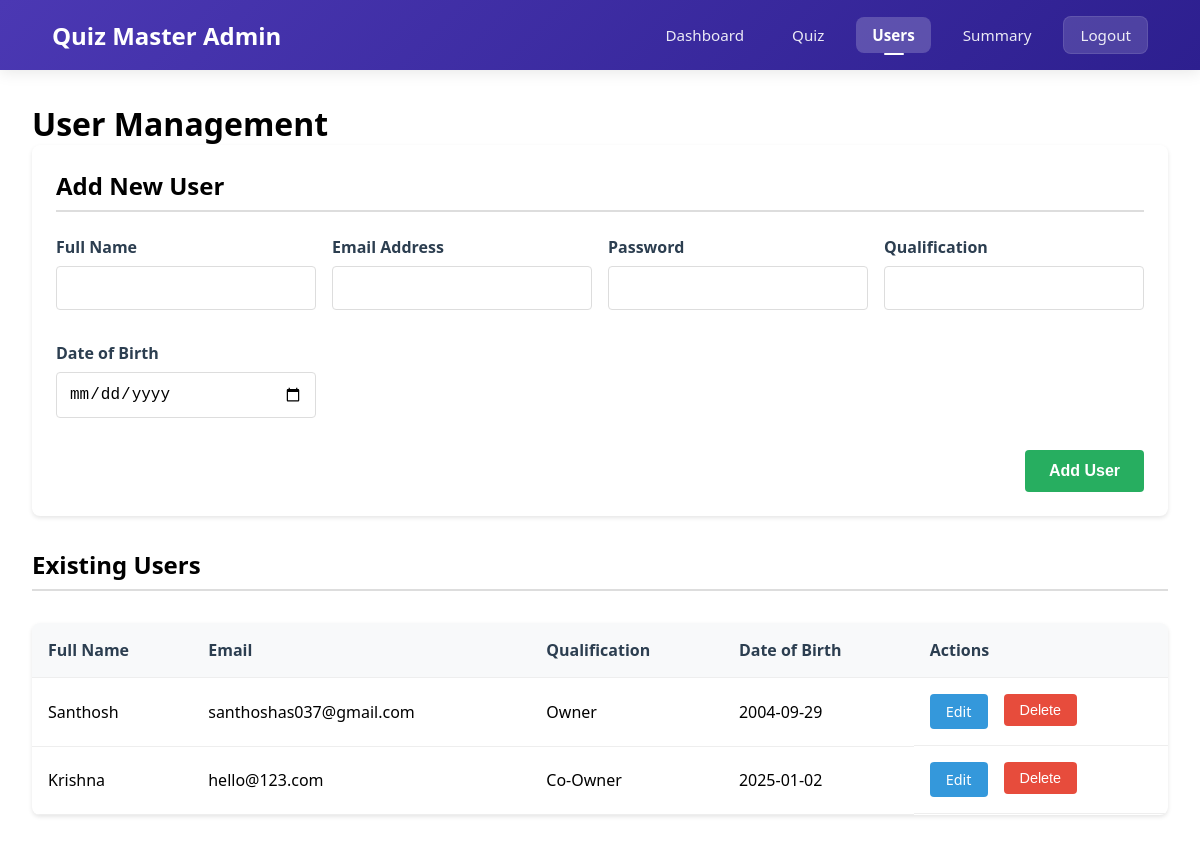
Page /users (signed in) on the earlier database version.
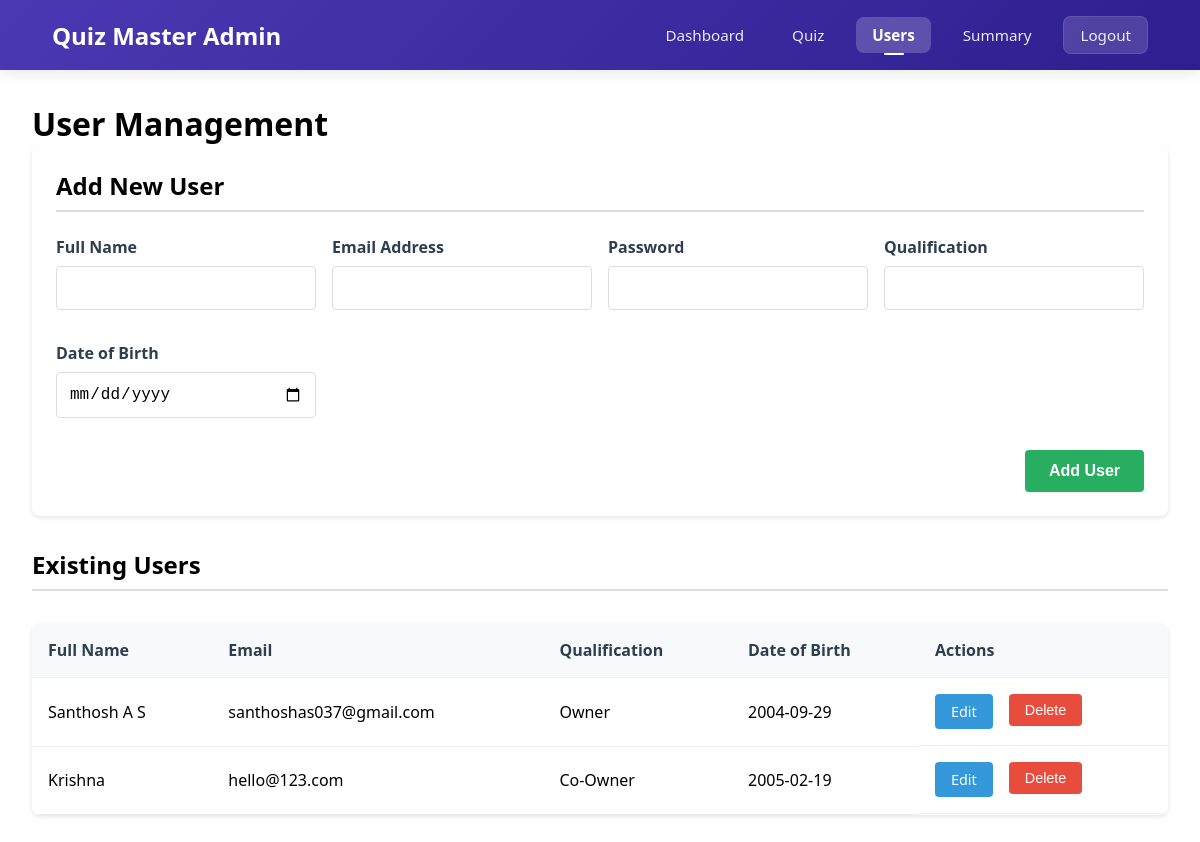
Same page on the later database version.
### app.py (models this page shows, shortened)
class User(db.Model):
    id = db.Column(db.Integer, primary_key=True)
    email = db.Column(db.String(120), unique=True, nullable=False)
    password = db.Column(db.String(200), nullable=False)
    full_name = db.Column(db.String(100), nullable=False)
    qualification = db.Column(db.String(100), nullable=False)
    dob = db.Column(db.Date, nullable=False)
    is_admin = db.Column(db.Boolean, default=False)
    quiz_attempts = db.relationship('QuizAttempt', backref='user', lazy=True)

### app.py (the view)
@app.route('/users')
@admin_required
def users():
    try:
        all_users = User.query.filter(User.id != session['user_id']).all()
        return render_template('admin/users.html', active_page='users', users=all_users)
    except Exception as e:
        flash('Error loading users. Please try again.', 'error')
        return redirect(url_for('admin_dashboard'))

### app.py (called while the page is built)
def get_current_user():
    if 'user_id' in session:
        return User.query.get(session['user_id'])
    return None

@app.context_processor
def utility_processor():
    return dict(current_user=get_current_user())

def admin_required(f):
    @wraps(f)
    def decorated_function(*args, **kwargs):
        if 'user_id' not in session:
            flash('Please login first.', 'error')
            return redirect(url_for('login'))
        user = User.query.get(session['user_id'])
        if not user or not user.is_admin:
            flash('Admin access required.', 'error')
            return redirect(url_for('dashboard'))
        return f(*args, **kwargs)
    return decorated_function

### templates/admin/users.html (shortened to what this page needs)
<!DOCTYPE html>
<html lang="en">
<head>
    <link href="/static/navbar.css" rel="stylesheet">
</head>
<body>
    <nav class="navbar">
        <div class="nav-container">
            <div style="font-size: 150%;color: white;font-weight: bold;">
                Quiz Master Admin
            </div>
            <div class="nav-links">
                <a href="{{ url_for('admin_dashboard') }}" {% if active_page == 'home' %}class="active"{% endif %}>
                    Dashboard
                </a>
                <a href="{{ url_for('admin_quiz') }}" {% if active_page == 'quiz' %}class="active"{% endif %}>
                    Quiz
                </a>
                <a href="{{ url_for('users') }}" {% if active_page == 'users' %}class="active"{% endif %}>
                    Users
                </a>
                <a href="{{ url_for('admin_summary') }}" {% if active_page == 'summary' %}class="active"{% endif %}>
                    Summary
                </a>
                <a href="{{ url_for('logout') }}" class="logout-btn">
                    Logout
                </a>
            </div>
        </div>
    </nav>
    <main class="users-container">
        <h1>User Management</h1>
        <div class="add-user-card">
            <h2 class="section-title">Add New User</h2>
            <form action="{{ url_for('add_user') }}" method="POST" class="add-user-form">
                <div class="form-group">
                    <label for="full_name">Full Name</label>
                    <input type="text" id="full_name" name="full_name" class="form-control" required>
                </div>
                <div class="form-group">
                    <label for="email">Email Address</label>
                    <input type="email" id="email" name="email" class="form-control" required>
                </div>
                <div class="form-group">
                    <label for="password">Password</label>
                    <input type="password" id="password" name="password" class="form-control" required>
                </div>
                <div class="form-group">
                    <label for="qualification">Qualification</label>
                    <input type="text" id="qualification" name="qualification" class="form-control" required>
                </div>
                <div class="form-group">
                    <label for="dob">Date of Birth</label>
                    <input type="date" id="dob" name="dob" class="form-control" required>
                </div>
                <button type="submit" class="btn-add-user">Add User</button>
            </form>
        </div>
        <h2 class="section-title">Existing Users</h2>
        {% if users %}
        <table class="users-table">
            <thead>
                <tr>
                    <th>Full Name</th>
                    <th>Email</th>
                    <th>Qualification</th>
                    <th>Date of Birth</th>
                    <th>Actions</th>
                </tr>
            </thead>
            <tbody>
                {% for user in users %}
                <tr>
                    <td>{{ user.full_name }}</td>
                    <td>{{ user.email }}</td>
                    <td>{{ user.qualification }}</td>
                    <td>{{ user.dob.strftime('%Y-%m-%d') }}</td>
                    <td class="actions-cell">
                        <a href="{{ url_for('edit_user', user_id=user.id) }}" class="btn btn-edit">Edit</a>
                        <form action="{{ url_for('delete_user', user_id=user.id) }}" method="POST" style="display: inline;">
                            <button type="submit" class="btn btn-delete" onclick="return confirm('Are you sure you want to delete this user?')">
                                Delete
                            </button>
                        </form>
                    </td>
                </tr>
                {% endfor %}
            </tbody>
        </table>
        {% else %}
        <div class="no-users">
            <h3>No users found</h3>
            <p>There are currently no registered users in the system.</p>
        </div>
        {% endif %}
    </main>
</body>
</html>

### static/navbar.css (style rules this page uses)
.navbar, .navbar-nav, .nav-item, .nav-link { all: unset; display: revert; }
* { margin: 0; padding: 0; box-sizing: border-box; }
body { font-family: 'Segoe UI', Tahoma, Geneva, Verdana, sans-serif; }
.navbar { background: linear-gradient(135deg, #4b38b3 0%, #2d1f8f 100%); padding: 1rem 2rem; box-shadow: 0 2px 15px rgba(0, 0, 0, 0.1); position: sticky; top: 0; z-index: 1000; display: flex; align-items: center; justify-content: space-between; }
.nav-container { max-width: 1200px; margin: 0 auto; display: flex; justify-content: space-between; align-items: center; width: 100%; }
.nav-links { display: flex; gap: 1rem; align-items: center; }
.nav-links a { color: rgba(255, 255, 255, 0.9); text-decoration: none; padding: 0.5rem 1rem; border-radius: 8px; font-size: 0.95rem; font-weight: 500; transition: all 0.3s ease; position: relative; }
.nav-links a.active { background: rgba(255, 255, 255, 0.2); color: white; font-weight: 600; }
.nav-links a.active::after { content: ''; position: absolute; bottom: -2px; left: 50%; transform: translateX(-50%); width: 20px; height: 2px; background-color: white; border-radius: 2px; }
.logout-btn { background-color: rgba(255, 255, 255, 0.15); color: white; padding: 0.5rem 1.2rem; border-radius: 8px; font-weight: 500; transition: all 0.3s ease; border: 1px solid rgba(255, 255, 255, 0.1); }
.nav-container { display: flex; justify-content: space-between; align-items: center; padding: 0 20px; max-width: 1200px; margin: 0 auto; }

### templates/admin/users.html (style rules this page uses)
.users-container { padding: 2rem; }
.users-table { width: 100%; border-collapse: collapse; background: white; border-radius: 8px; overflow: hidden; box-shadow: 0 2px 4px rgba(0,0,0,0.1); margin-top: 2rem; }
.users-table th, .users-table td { padding: 1rem; text-align: left; border-bottom: 1px solid #eee; }
.users-table th { background-color: #f8f9fa; font-weight: 600; color: #2c3e50; }
.btn { padding: 0.5rem 1rem; border-radius: 4px; cursor: pointer; font-size: 0.9rem; text-decoration: none; border: none; }
.btn-edit { background-color: #3498db; color: white; margin-right: 0.5rem; }
.btn-delete { background-color: #e74c3c; color: white; }
.add-user-card { background: white; border-radius: 8px; padding: 1.5rem; box-shadow: 0 2px 4px rgba(0,0,0,0.1); margin-bottom: 2rem; }
.add-user-form { display: grid; grid-template-columns: repeat(auto-fit, minmax(250px, 1fr)); gap: 1rem; }
.form-group { margin-bottom: 1rem; }
.form-group label { display: block; margin-bottom: 0.5rem; font-weight: 600; color: #2c3e50; }
.form-control { width: 100%; padding: 0.75rem; border: 1px solid #ddd; border-radius: 4px; font-size: 1rem; }
.btn-add-user { background-color: #27ae60; color: white; border: none; padding: 0.75rem 1.5rem; border-radius: 4px; cursor: pointer; font-size: 1rem; font-weight: 600; grid-column: 1 / -1; width: max-content; justify-self: end; }
.section-title { border-bottom: 2px solid #ddd; padding-bottom: 0.5rem; margin-bottom: 1.5rem; }
.actions-cell { display: flex; gap: 0.5rem; }

Differences in the rows shown:
changed User "santhoshas037@gmail.com": full_name "Santhosh" → "Santhosh A S"
changed User "Krishna": dob "2025-01-02" → "2005-02-19"
